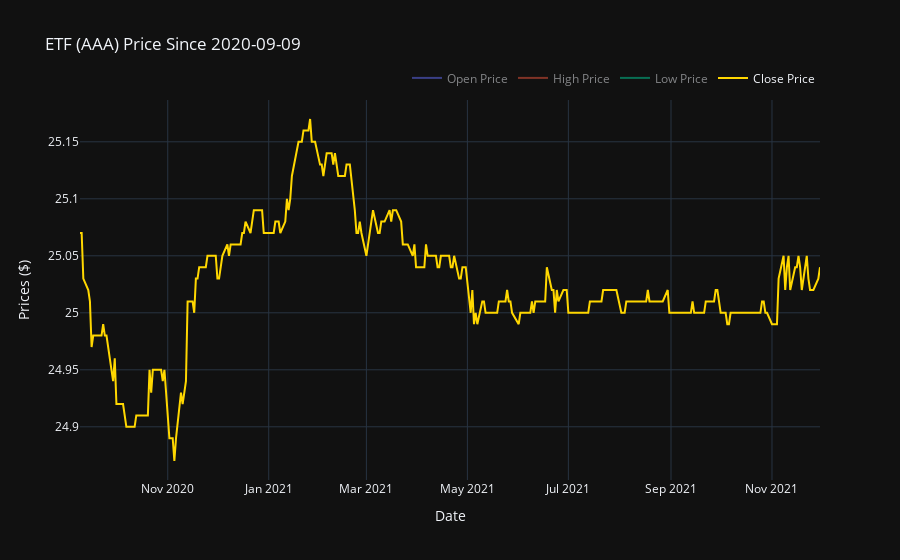

This figure's notebook cell:
### Code cell
ETF_price_graph = go.Figure()
ETF_price_graph.add_trace(go.Scatter(x = AAA_etf["price_date"], y = AAA_etf["open"], name="Open Price", visible='legendonly'))
ETF_price_graph.add_trace(go.Scatter(x = AAA_etf["price_date"], y = AAA_etf["high"], name="High Price", visible='legendonly'))
ETF_price_graph.add_trace(go.Scatter(x = AAA_etf["price_date"], y = AAA_etf["low"], name="Low Price", visible='legendonly'))
ETF_price_graph.add_trace(go.Scatter(x = AAA_etf["price_date"], y = AAA_etf["close"], name="Close Price", marker_color="gold"))
ETF_price_graph.update_layout(title = "ETF (AAA) Price Since 2020-09-09", legend = dict(orientation="h",yanchor="bottom",y=1.02,xanchor="right",x=1),template ="plotly_dark")
ETF_price_graph.update_xaxes(title = "Date")
ETF_price_graph.update_yaxes(title ="Prices ($)")
ETF_price_graph.show()

### Figure 1 — Plotly figure (JSON) as saved in the notebook; plotly's stock layout.template omitted (floating-point values rounded to 4 significant figures; data arrays with more than 128 entries replaced by an {"elided": "..."} marker saying what was removed)
{"data": [{"name": "Open Price", "type": "scatter", "visible": "legendonly", "x": {"elided": "310 str values"}, "y": {"elided": "310 float values"}}, {"name": "High Price", "type": "scatter", "visible": "legendonly", "x": {"elided": "310 str values"}, "y": {"elided": "310 float values"}}, {"name": "Low Price", "type": "scatter", "visible": "legendonly", "x": {"elided": "310 str values"}, "y": {"elided": "310 float values"}}, {"marker": {"color": "gold"}, "name": "Close Price", "type": "scatter", "x": {"elided": "310 str values"}, "y": {"elided": "310 float values"}}], "layout": {"legend": {"orientation": "h", "x": 1, "xanchor": "right", "y": 1.02, "yanchor": "bottom"}, "title": {"text": "ETF (AAA) Price Since 2020-09-09"}, "xaxis": {"title": {"text": "Date"}}, "yaxis": {"title": {"text": "Prices ($)"}}}}
